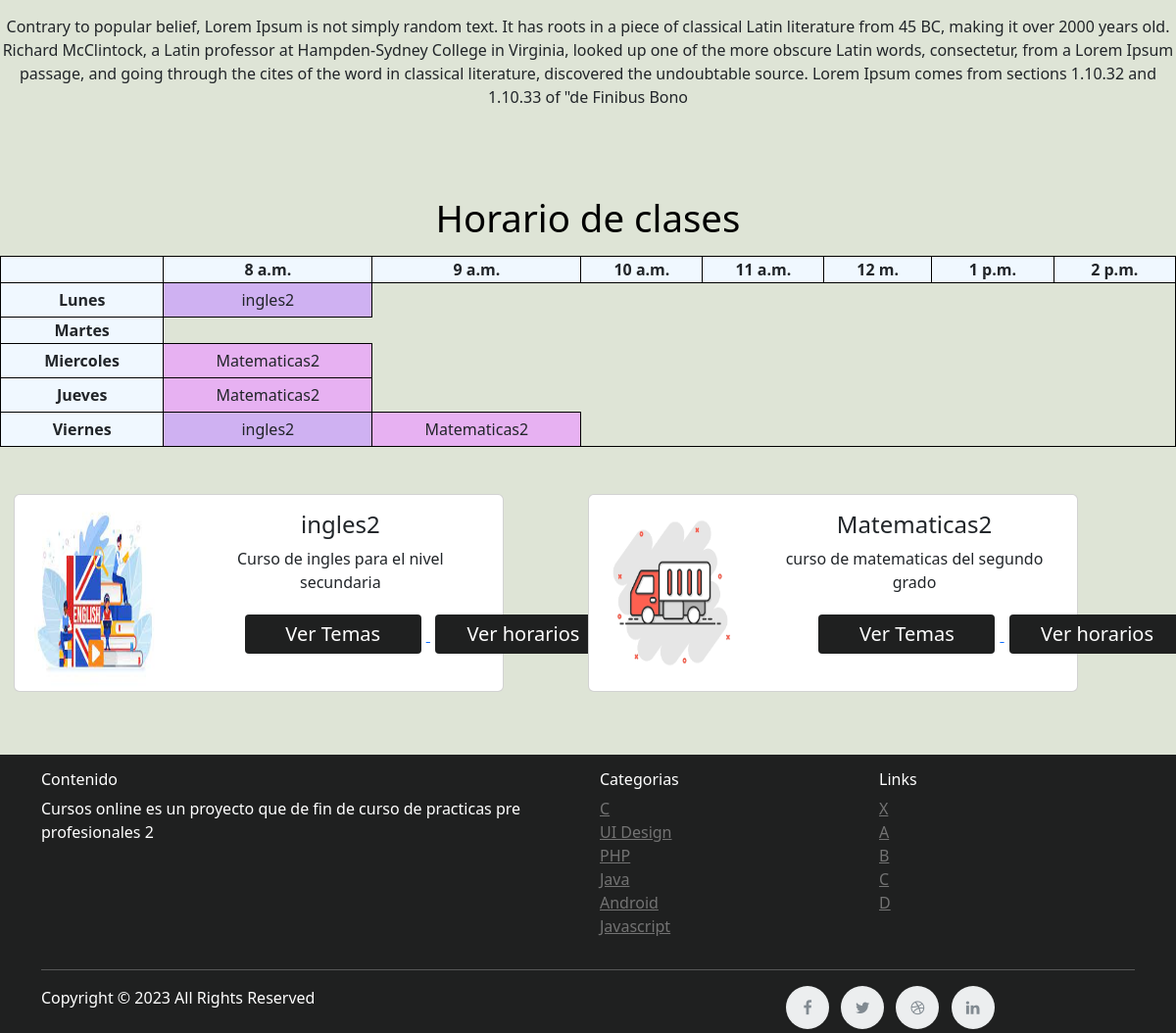
The app's page /curriculum/segundo-secundaria/ (signed in, lower part), older data.
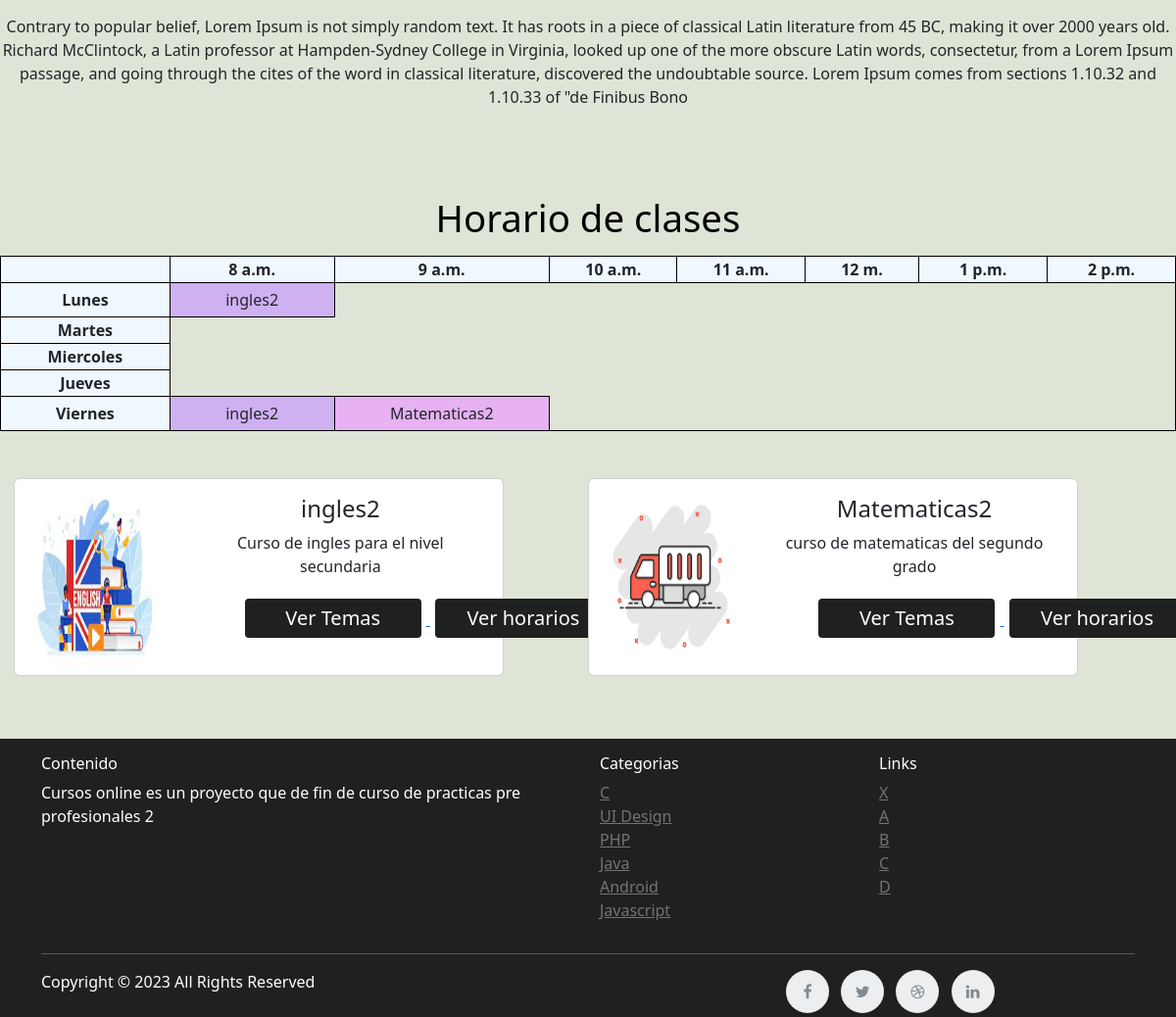
The same page, newer data.
### curriculum/models.py (models this page shows, shortened)
class Standard(models.Model):
    name = models.CharField(max_length=100, unique=True)
    slug = models.SlugField(null=True, blank=True)
    description = models.TextField(max_length=500,blank=True)

class SlotSubject(models.Model):
    standard = models.ForeignKey(Standard, on_delete=models.CASCADE,related_name='standard_slots')
    day = models.ForeignKey(WorkingDays, on_delete=models.CASCADE,related_name='standard_slots_days')
    slot = models.ForeignKey(TimeSlots, on_delete=models.CASCADE,related_name='standard_slots_time')
    slot_subject = models.ForeignKey(Subject, on_delete=models.CASCADE,related_name='standard_slots_subject')

class Subject(models.Model):
    subject_id = models.CharField(max_length=100, unique=True)
    name = models.CharField(max_length=100)
    slug = models.SlugField(null=True, blank=True)
    standard = models.ForeignKey(Standard, on_delete=models.CASCADE, related_name='subjects')
    image = models.ImageField(upload_to=save_subject_image, blank=True, verbose_name='Subject Image')
    description = models.TextField(max_length=500,blank=True)
    def __str__(self):
        return self.name

### curriculum/views.py (the view)
# urls.py: path('<slug:slug>/', views.SubjectListView.as_view(), name='subject_list'),
class SubjectListView(DetailView):
    context_object_name = 'standards'
    extra_context = {
        'slots': TimeSlots.objects.all()
    }
    model = Standard
    template_name = 'curriculum/subject_list_view.html'

### curriculum/templatetags/operation.py (called while the page is built, shortened)
def multiplicar(id_atributo):
    if(id_atributo <= 7):
        return (id_atributo*55  +id_atributo)
    else:
        if (id_atributo <= 15):
            return (id_atributo*21+70 +id_atributo)

### curriculum/templates/curriculum/subject_list_view.html (shortened to what this page needs)
  {% extends 'base.html' %}
  {% load static %}
  {% load operation %}
  {% block content %}
  <section id="best-features" class="text-center">
                <div class="row d-flex justify-content-center mb-4">
                  <div class=" mb-5">
                    <p class="grey-text">{{standards.description}}</p>
                  </div>
                </div>
                <div class="col-md-12 justify-content-center mb-5">
                  <h4 class="card-title mb-3" style="color:black;font-size: 2.4rem;">Horario de clases</h4>
                  <table id="class-time-table" class="tabla-encabezado">
                    <tr>
                      <th></th>
                      <th scope="row">8 a.m.</th>
                      <th scope="row">9 a.m.</th>
                      <th scope="row">10 a.m.</th>
                      <th scope="row">11 a.m.</th>
                      <th scope="row">12 m.</th>
                      <th scope="row">1 p.m.</th>
                      <th scope="row">2 p.m.</th>
                    </tr>
                    <tr>
                      <th>Lunes</th>
                      {%for slot in standards.standard_slots.all%}
                      {%if slot.day.id == 1 %}
                      <td  style="background-color: hsl({{slot.slot_subject.id | multiplicar }}, 71%, 82%);" >{{slot.slot_subject}}</td>
                      {% endif %}
                      {% endfor %}
                    </tr>
                    <tr>
                      <th>Martes</th>
                    </tr>
                    <tr>
                      <th>Miercoles</th>
                      {%for slot in standards.standard_slots.all%}
                      {%if slot.day.id == 3 %}
                        <td  style="background-color: hsl({{slot.slot_subject.id | multiplicar }}, 71%, 82%);" >{{slot.slot_subject}}</td>
                      {% endif %}
                      {% endfor %}
                    </tr>
                    <tr>
                      <th>Jueves</th>
                      {%for slot in standards.standard_slots.all%}
                      {%if slot.day.id == 4 %}
                        <td  style="background-color: hsl({{slot.slot_subject.id | multiplicar }}, 71%, 82%);" >{{slot.slot_subject}}</td>
                      {% endif %}
                      {% endfor %}
                    </tr>
                    <tr>
                      <th>Viernes</th>
                      {%for slot in standards.standard_slots.all%}
                      {%if slot.day.id == 5 %}
                        <td  style="background-color: hsl({{slot.slot_subject.id | multiplicar }}, 71%, 82%);" >{{slot.slot_subject}}</td>
                      {% endif %}
                      {% endfor %}
                    </tr>
                  </table>
                </div>
                <div class="row d-flex justify-content-center mb-3">
                {% for subject in standards.subjects.all %}
                  <div class="card mb-5 mr-4 ml-4 box-shadow-hover" style="max-width: 500px;">
                    <div class="row no-gutters">
                        <div class="col-md-4">
                          <img src="{{subject.image.url|default_if_none:'#'}}" class="card-img" alt="No image found" height="200px" width="200px">
                        </div>
                        <div class="col-md-8">
                          <div class="card-body">
                              <h4 class="card-title" style="black;">{{subject.name}}</h4>
                              <p class="card-text">{{subject.description|truncatechars:75}}</p>
                              <a href="{% url 'curriculum:lesson_list' slug=subject.slug standard=standards.slug %}"><button class="button-les"> <span> Ver Temas </span></button>
                              </a>
                              <a type="button" class=" navbar-brand  color_encabezado"  data-bs-toggle="modal" data-bs-target="#staticBackdrop{{subject.id}}"><button class="button-les"> <span> Ver horarios </span></button>
                              </a>
                          </div>
                        </div>
                    </div>
                  </div>
                  <div style="width: 7%;"></div>
                {% endfor %}
                </div>
  </section>
  {%endblock%}

### templates/base.html (shortened to what this page needs)
<!DOCTYPE html>
<html lang="en" dir="ltr">
  <head>
    {% load static %}
    {% load crispy_forms_tags %}
    {% load operation %}
    <link href="https://cdn.jsdelivr.net/npm/bootstrap@5.3.2/dist/css/bootstrap.min.css" rel="stylesheet">
    <link rel="stylesheet" href="{% static 'css/master_css.css' %}">
    <link rel="stylesheet" href="{% static 'css/home_css.css' %}">
    <link rel="stylesheet" href="https://cdnjs.cloudflare.com/ajax/libs/font-awesome/4.7.0/css/font-awesome.min.css"/>
  </head>
  {% if user.is_authenticated %}
    <body>
      {%block content%}
      {%endblock%}
      <footer class="page-footer" style="background-color: #1f2020">
        <div class="container">
          <div class="row  ">
                    <div class="container mt-3"  style="color:white">
                      <div class="row">
                        <div class="col-sm-12 col-md-6">
                          <h6>Contenido</h6>
                          <p class="text-justify">Cursos online es un proyecto que de fin de curso de practicas pre profesionales 2</p>
                        </div>
                        <div class="col-xs-6 col-md-3 ">
                          <h6>Categorias</h6>
                          <ul class="footer-links ">
                            <li><a href="">C</a></li>
                            <li><a href="">UI Design</a></li>
                            <li><a href="">PHP</a></li>
                            <li><a href="">Java</a></li>
                            <li><a href="">Android</a></li>
                            <li><a href="">Javascript</a></li>
                          </ul>
                        </div>
                        <div class="col-xs-6 col-md-3">
                          <h6>Links</h6>
                          <ul class="footer-links">
                            <li><a href="">X</a></li>
                            <li><a href="">A</a></li>
                            <li><a href="">B</a></li>
                            <li><a href="">C</a></li>
                            <li><a href="">D</a></li>
                          </ul>
                        </div>
                      </div>
                      <hr>
                    </div>
                    <div class="container">
                      <div class="row">
                        <div class="col-md-8 col-sm-6 col-xs-12">
                          <p style="color:white" class="copyright-text">Copyright &copy; 2023 All Rights Reserved
                          </p>
                        </div>
                        <div class="col-md-4 col-sm-6 col-xs-12">
                          <ul class="social-icons">
                            <li><a class="facebook" href="#"><i class="fa fa-facebook"></i></a></li>
                            <li><a class="twitter" href="#"><i class="fa fa-twitter"></i></a></li>
                            <li><a class="dribbble" href="#"><i class="fa fa-dribbble"></i></a></li>
                            <li><a class="linkedin" href="#"><i class="fa fa-linkedin"></i></a></li>
                          </ul>
                        </div>
                      </div>
                    </div>
          </div>
        </div>
      </footer>
    </body>
  {% endif %}
</html>

### static/css/master_css.css (style rules this page uses)
html, body, header, #intro { height: 100%; }
body { background-color: rgb(222, 228, 214); }
hr { border-color: inherit; }
.button-les { border-radius: 4px; background-color: #1f2020; border: none; color: #FFFFFF; text-align: center; font-size: 20px; padding: 5px; width: 180px; transition: all 0.5s; cursor: pointer; margin: 5px; }
.button-les span { cursor: pointer; display: inline-block; position: relative; transition: 0.5s; }
.button-les span:after { content: '\00bb'; position: absolute; opacity: 0; top: 0; right: -20px; transition: 0.5s; }
#class-time-table { margin-left:auto !important; margin-right:auto !important; }
#class-time-table, #class-time-table th, #class-time-table td { border:1px solid black; }
#class-time-table td { padding: 5px 10px; }

### static/css/home_css.css (style rules this page uses)
.color_encabezado { color:white; font-size: 1.5rem; width: 4% }
.tabla-encabezado tr th { background-color: aliceblue; width: 1%; }
.footer-links { padding-left:0; list-style:none }
.footer-links li { display:block }
.footer-links a { color:#737373 }
.copyright-text { margin:0 }
.social-icons { padding-left:0; margin-bottom:0; list-style:none }
.social-icons li { display:inline-block; margin-bottom:4px }
.social-icons a { background-color:#eceeef; color:#818a91; font-size:16px; display:inline-block; line-height:44px; width:44px; height:44px; text-align:center; margin-right:8px; border-radius:100%; -webkit-transition:all .2s linear; -o-transition:all .2s linear; transition:all .2s linear }

Row changes from the older to the newer data that the page shows:
removed SlotSubject: slot_subject "Matematicas2"
removed SlotSubject: slot_subject "Matematicas2"
